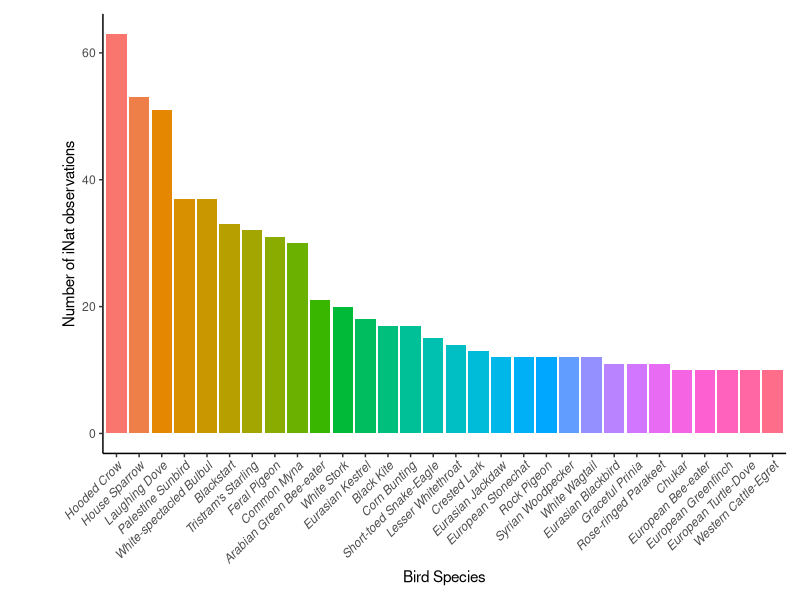
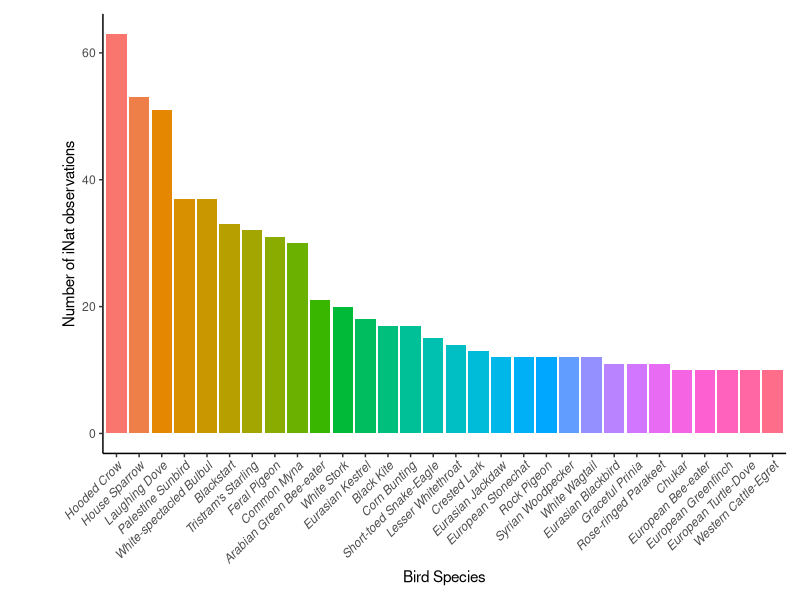

R code for these plots, in order:
library(tidyverse)
library(ggsci)
setwd("/Users/alexpinch/GitHub/public/birds_of_palestine") #data
df <- read.csv("observations-472964.csv")
plot1 <- df %>%
  filter() %>%
  group_by(common_name) %>%
  filter(common_name != "") %>%
  summarise(Count = n()) %>%
  filter(Count >= 10) %>%
  arrange(desc(Count)) %>%
  mutate(common_name = factor(common_name, levels = common_name)) %>%
  ggplot(aes(x = common_name, y = Count, fill = common_name)) + 
  geom_bar(stat = "identity") +
  guides(fill = "none") +
  labs(x = "Bird Species", y = "Number of iNat observations") +
  theme_classic() +
  theme(axis.text.x=element_text(face="italic",angle=45, vjust=1, hjust=1), 
        plot.margin=margin(t=10,r=10,b=10,l=45))
plot1
ggsave(filename = "num_obs.jpeg", plot = plot1, height = 5, width = 7, units = "in")
